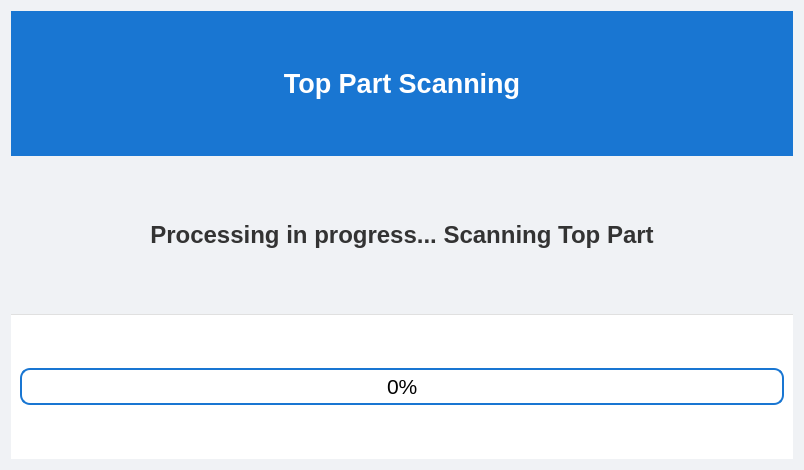
<?xml version="1.0" encoding="UTF-8"?>
<ui version="4.0">
 <class>TopScanScreen</class>
 <widget class="QWidget" name="TopScanScreen">
  <property name="geometry">
   <rect>
    <x>0</x>
    <y>0</y>
    <width>804</width>
    <height>470</height>
   </rect>
  </property>
  <property name="sizePolicy">
   <sizepolicy hsizetype="Preferred" vsizetype="Fixed">
    <horstretch>0</horstretch>
    <verstretch>0</verstretch>
   </sizepolicy>
  </property>
  <property name="windowTitle">
   <string>Top Part Scanning</string>
  </property>
  <property name="styleSheet">
   <string notr="true">
#TopScanScreen {
    background-color: #f0f2f5;
    font-family: Arial, sans-serif;
}

/* Header */
#headerFrame {
    background-color: #1976d2;
}
#headerLabel {
    color: white;
    font-size: 20pt;
    font-weight: bold;
}

/* Tip Box Styles */
QFrame.TipBox { /* Using a class-like selector for the common style */
    min-width: 20px;
    max-width: 20px;
    min-height: 20px;
    max-height: 20px;
    border: 2px solid #1976d2; /* Blue Border */
    background-color: #e3f2fd; /* Light Blue Fill (Active Indicator) */
    border-radius: 4px;
}
QFrame#selectedTipBox {
    background-color: white; /* Make the 'Selected Part' box less prominent/active */
    border-color: #e0e0e0;
}


/* Scanning Labels */
#scanLabel {
    font-size: 18pt;
    font-weight: bold;
    color: #333;
    /* Removed redundant qproperty-alignment as it's set by layout */
}
#selectedPartLabel {
    font-size: 16pt;
    color: #555;
    /* Removed redundant qproperty-alignment as it's set by layout */
}

/* Progress Bar */
QProgressBar {
    border: 2px solid #1976d2;
    border-radius: 10px;
    text-align: center;
    font-size: 16pt;
}
QProgressBar::chunk {
    background-color: #4CAF50; /* Changed to green for process progress */
}

/* Footer (Progress Bar is now here) */
#footerFrame {
    background-color: #ffffff;
    border-top: 1px solid #e0e0e0;
}
   </string>
  </property>
  <layout class="QVBoxLayout" name="verticalLayoutMain">
   <item>
    <widget class="QFrame" name="headerFrame">
     <property name="minimumSize">
      <size>
       <width>0</width>
       <height>80</height>
      </size>
     </property>
     <layout class="QHBoxLayout" name="headerLayout">
      <item>
       <widget class="QLabel" name="headerLabel">
        <property name="text">
         <string>Top Part Scanning</string>
        </property>
        <property name="alignment">
         <set>Qt::AlignCenter</set>
        </property>
       </widget>
      </item>
     </layout>
    </widget>
   </item>
   <item>
    <layout class="QHBoxLayout" name="scanProgressLayout">
     <property name="spacing">
      <number>15</number>
     </property>
     <property name="leftMargin">
      <number>20</number>
     </property>
     <property name="rightMargin">
      <number>20</number>
     </property>
     <item>
      <widget class="QLabel" name="scanLabel">
       <property name="minimumSize">
        <size>
         <width>0</width>
         <height>100</height>
        </size>
       </property>
       <property name="frameShape">
        <enum>QFrame::NoFrame</enum>
       </property>
       <property name="text">
        <string>Processing in progress... Scanning Top Part</string>
       </property>
       <property name="alignment">
        <set>Qt::AlignCenter</set>
       </property>
      </widget>
     </item>
    </layout>
   </item>
   <item>
    <widget class="QFrame" name="footerFrame">
     <property name="minimumSize">
      <size>
       <width>0</width>
       <height>80</height>
      </size>
     </property>
     <layout class="QHBoxLayout" name="footerLayout">
      <item>
       <widget class="QProgressBar" name="scanProgressBar">
        <property name="minimum">
         <number>0</number>
        </property>
        <property name="maximum">
         <number>100</number>
        </property>
        <property name="value">
         <number>0</number>
        </property>
       </widget>
      </item>
     </layout>
    </widget>
   </item>
  </layout>
 </widget>
 <resources/>
 <connections/>
</ui>
